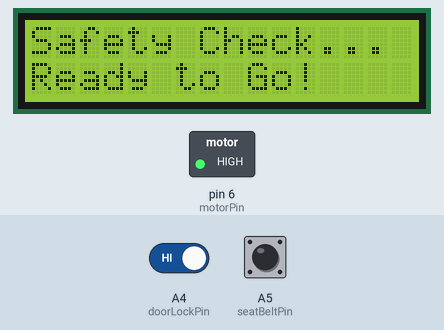
Recording of a sketch running on a simulated Arduino Uno, built with avr-gcc and run on an emulated ATmega328P. Shown: 16×2 character LCD, switched loads named in the sketch (green lamp = pin HIGH). The test bench sets the inputs (shaded band); at power-on: A4 (doorLockPin) HIGH, A5 (seatBeltPin) HIGH.

Above: at 1.2 s.
1.3 s: A4 (doorLockPin) driven LOW
At 2.4 s:
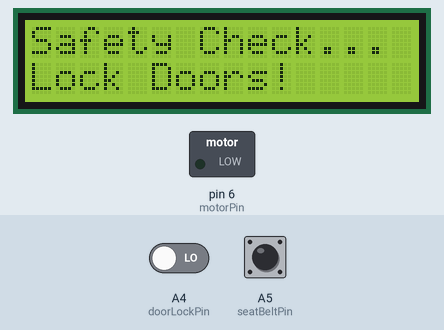
3.0 s: A5 (seatBeltPin) pulled LOW for 0.6 s
At 3.8 s:
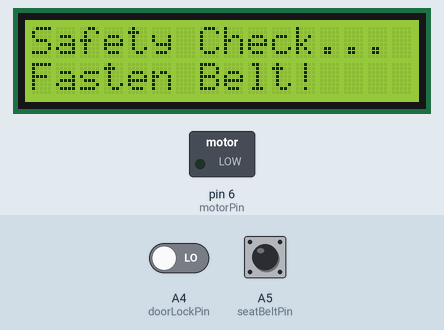
5.5 s: A5 (seatBeltPin) pulled LOW for 3.2 s
10.6 s: A4 (doorLockPin) driven HIGH
At 11.9 s:
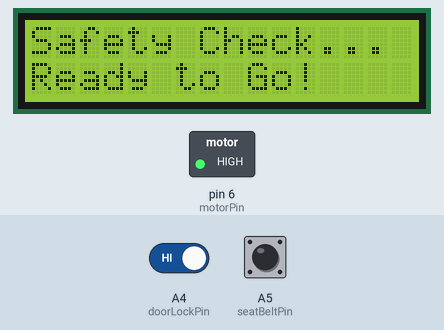
Timing chart, 0 to 13.1 s (numbered marks = the images above; inputs shaded):
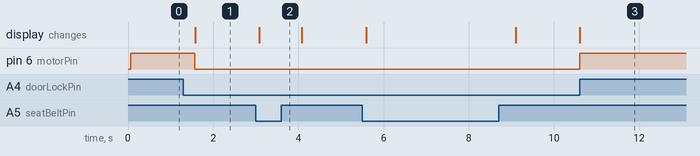

Measured:
- after the input at 1.3 s, pin 6 (motorPin): HIGH → LOW after 0.27 s; the display: changes after 0.27 s (image 1)
- after the input at 3.0 s, the display: changes after 0.08 s (image 2)
- after the input at 10.6 s, pin 6 (motorPin): LOW → HIGH at once; the display: changes at once (image 3)

The sketch:

safety_check.ino
```cpp
#include <LiquidCrystal.h>

LiquidCrystal lcd(12, 11, 2, 3, 4, 5);

const int seatBeltPin = A5;
const int doorLockPin = A4;
const int motorPin = 6;

void setup() {
  pinMode(seatBeltPin, INPUT_PULLUP);
  pinMode(doorLockPin, INPUT_PULLUP);
  pinMode(motorPin, OUTPUT);

  lcd.begin(16, 2);
  lcd.print("Safety Check...");

  Serial.begin(9600);
}

void loop() {
  int seatBeltStatus = digitalRead(seatBeltPin);
  int doorLockStatus = digitalRead(doorLockPin);


  if (seatBeltStatus == HIGH && doorLockStatus == HIGH) {
    digitalWrite(motorPin, HIGH);
    lcd.setCursor(0, 1);
    lcd.print("Ready to Go!   ");
  } else {
    digitalWrite(motorPin, LOW);
    lcd.setCursor(0, 1);
    if (seatBeltStatus == LOW) {
      lcd.print("Fasten Belt!   ");
    } else if (doorLockStatus == LOW) {
      lcd.print("Lock Doors!    ");
    }
  }

  delay(500);
}
```
